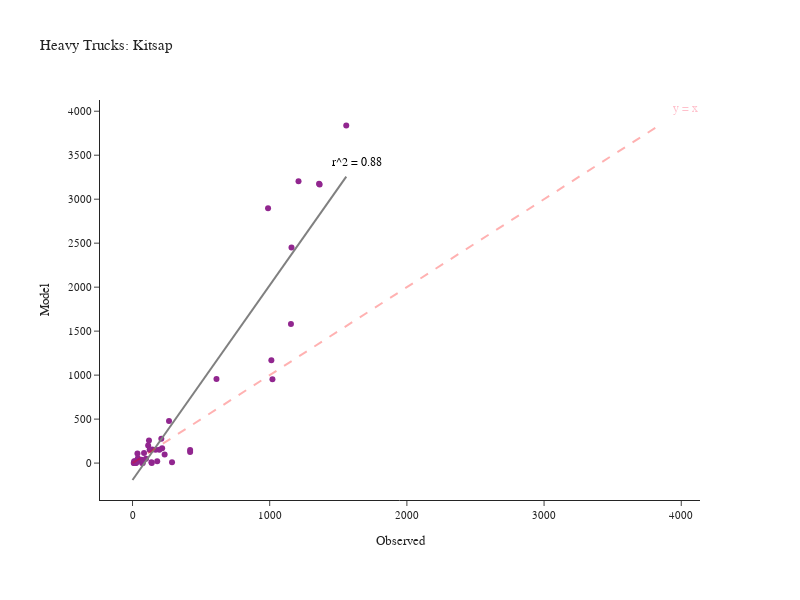

Notebook cell for this chart:
### Code cell
fig = create_truck_chart(df_daily_heavy, 'Heavy', 'Kitsap')
fig.show()

### Figure 1 — Plotly figure (JSON) as saved in the notebook; plotly's stock layout.template omitted (floating-point values rounded to 4 significant figures)
{"data": [{"customdata": [["SR-16  N/O SR-302 NB/SB", "Kitsap"], ["SR-16 N/O SR-160 NB/SB", "Kitsap"], ["SR-16 N/O Tremont NB/SB", "Kitsap"], ["SR-16 S/O SR-3 NB", "Kitsap"], ["SR-104 @ Hood Canal Bridge WB/EB", "Kitsap"], ["SR-104 E/O Hood Canal Bridge WB/EB", "Kitsap"], ["SR-104 N/O Pt Gamble Rd WB/EB", "Kitsap"], ["SR-104 E/O SR-307 WB/EB", "Kitsap"], ["SR-104 E/O Hansville WB/EB", "Kitsap"], ["SR-160 @ SR-16 WB/EB", "Kitsap"], ["SR-160 E/O Long Lake Rd WB/EB", "Kitsap"], ["SR-160 W/O Banner WB/EB", "Kitsap"], ["SR-160 E/O Peterson WB/EB", "Kitsap"], ["SR-160 S/O Southworth Dr WB/EB", "Kitsap"], ["SR-166 E/O SR-16 WB/EB", "Kitsap"], ["SR-3 E/O Sunset Way NB/SB", "Kitsap"], ["SR-3 N/O SR-305 NB/SB", "Kitsap"], ["SR-3 S/O Newberry Hill Rd NB/SB", "Kitsap"], ["SR-3 @ SR-304 NB/SB", "Kitsap"], ["SR-3 NE of SR-16 NB/SB", "Kitsap"], ["SR-3 W/O Lake Flora Rd NB/SB", "Kitsap"], ["SR-303 E/O SR-3 NB/SB", "Kitsap"], ["SR-303 N/O 11th St NB/SB", "Kitsap"], ["SR-303 N/O SR-304 NB/SB", "Kitsap"], ["SR-304 E/O SR-3 WB/EB", "Kitsap"], ["SR-304 W/O Naval WB/EB", "Kitsap"], ["SR-305 W/O SR-307 WB/EB", "Kitsap"], ["SR-305 W/O Suquamish Way WB/EB", "Kitsap"], ["SR-305 N/O Day Rd WB/EB", "Kitsap"], ["SR-305 N/O High School Rd WB/EB", "Kitsap"], ["SR-305 S/O Winslow Way WB/EB", "Kitsap"], ["SR-305 @ Ferry Ramp WB/EB", "Kitsap"], ["SR-307 W/O SR-104 NB/SB", "Kitsap"], ["SR-307 N/O Gunderson NB/SB", "Kitsap"], ["SR-307 S/O Gunderson NB/SB", "Kitsap"], ["SR-307 N/O SR-305 NB/SB", "Kitsap"], ["SR-308 @ SR-3 WB/EB", "Kitsap"], ["SR-308 E/O SR-3 WB/EB", "Kitsap"], ["SR-308 E/O Silverdale Way WB/EB", "Kitsap"], ["SR-308 W/O Brownsville Hwy WB/EB", "Kitsap"], ["SR-310 @ SR-3 WB/EB", "Kitsap"], ["SR-310 W/O Callow WB/EB", "Kitsap"]], "hovertemplate": "Observed=%{x}<br>Model=%{y}<br>location=%{customdata[0]}<br>County=%{customdata[1]}<extra></extra>", "legendgroup": "", "line": {"color": "Grey", "width": 2}, "marker": {"color": "#91268F", "symbol": "circle"}, "mode": "markers", "name": "", "orientation": "v", "showlegend": false, "type": "scatter", "x": [1558, 1210, 1364, 1155, 612, 75, 70, 144, 84, 114, 34, 30, 19, 12, 140, 1020, 1012, 1159, 988, 1360, 288, 180, 216, 98, 210, 126, 266, 420, 420, 234, 11, 9, 196, 168, 126, 120, 39, 36, 66, 22, 138, 26], "xaxis": "x", "y": [3839, 3204, 3166, 1580, 956, 2, 2, 154, 115, 199, 18, 18, 21, 21, 2, 954, 1169, 2451, 2898, 3176, 9, 22, 168, 50, 277, 151, 478, 149, 127, 98, 0, 0, 153, 153, 154, 258, 56, 109, 38, 0, 10, 0], "yaxis": "y"}, {"hovertemplate": "Observed=%{x}<br>Model=%{y}<extra></extra>", "legendgroup": "", "line": {"color": "Grey", "dash": "solid", "width": 2}, "marker": {"symbol": "circle"}, "mode": "lines", "name": "", "orientation": "v", "showlegend": false, "type": "scatter", "x": [0.0, 15.74, 31.47, 47.21, 62.95, 78.69, 94.42, 110.2, 125.9, 141.6, 157.4, 173.1, 188.8, 204.6, 220.3, 236.1, 251.8, 267.5, 283.3, 299.0, 314.7, 330.5, 346.2, 362.0, 377.7, 393.4, 409.2, 424.9, 440.6, 456.4, 472.1, 487.9, 503.6, 519.3, 535.1, 550.8, 566.5, 582.3, 598.0, 613.8, 629.5, 645.2, 661.0, 676.7, 692.4, 708.2, 723.9, 739.7, 755.4, 771.1, 786.9, 802.6, 818.3, 834.1, 849.8, 865.6, 881.3, 897.0, 912.8, 928.5, 944.2, 960.0, 975.7, 991.5, 1007.0, 1023.0, 1039.0, 1054.0, 1070.0, 1086.0, 1102.0, 1117.0, 1133.0, 1149.0, 1165.0, 1180.0, 1196.0, 1212.0, 1228.0, 1243.0, 1259.0, 1275.0, 1290.0, 1306.0, 1322.0, 1338.0, 1353.0, 1369.0, 1385.0, 1401.0, 1416.0, 1432.0, 1448.0, 1464.0, 1479.0, 1495.0, 1511.0, 1527.0, 1542.0, 1558.0], "xaxis": "x", "y": [-192.2, -157.4, -122.5, -87.68, -52.84, -18.01, 16.83, 51.67, 86.5, 121.3, 156.2, 191.0, 225.8, 260.7, 295.5, 330.4, 365.2, 400.0, 434.9, 469.7, 504.5, 539.4, 574.2, 609.0, 643.9, 678.7, 713.6, 748.4, 783.2, 818.1, 852.9, 887.7, 922.6, 957.4, 992.2, 1027.0, 1062.0, 1097.0, 1132.0, 1166.0, 1201.0, 1236.0, 1271.0, 1306.0, 1341.0, 1375.0, 1410.0, 1445.0, 1480.0, 1515.0, 1550.0, 1584.0, 1619.0, 1654.0, 1689.0, 1724.0, 1759.0, 1793.0, 1828.0, 1863.0, 1898.0, 1933.0, 1968.0, 2003.0, 2037.0, 2072.0, 2107.0, 2142.0, 2177.0, 2212.0, 2246.0, 2281.0, 2316.0, 2351.0, 2386.0, 2421.0, 2455.0, 2490.0, 2525.0, 2560.0, 2595.0, 2630.0, 2664.0, 2699.0, 2734.0, 2769.0, 2804.0, 2839.0, 2873.0, 2908.0, 2943.0, 2978.0, 3013.0, 3048.0, 3082.0, 3117.0, 3152.0, 3187.0, 3222.0, 3257.0], "yaxis": "y"}], "layout": {"annotations": [{"align": "right", "font": {"color": "pink", "size": 12}, "showarrow": false, "text": "y = x", "x": 4031.0, "y": 4031.0}, {"align": "right", "font": {"color": "black", "size": 12}, "showarrow": false, "text": "r^2 = 0.88", "x": 1636.0, "y": 3419.0}], "height": 600, "legend": {"tracegroupgap": 0}, "margin": {"b": 100, "l": 100, "r": 100, "t": 100}, "shapes": [{"line": {"color": "Red", "dash": "dash", "width": 2}, "type": "line", "x0": 0, "x1": 3839, "y0": 0, "y1": 3839}], "title": {"text": "Heavy Trucks: Kitsap"}, "width": 800, "xaxis": {"anchor": "y", "domain": [0.0, 1.0], "title": {"text": "Observed"}}, "yaxis": {"anchor": "x", "domain": [0.0, 1.0], "title": {"text": "Model"}}}}
